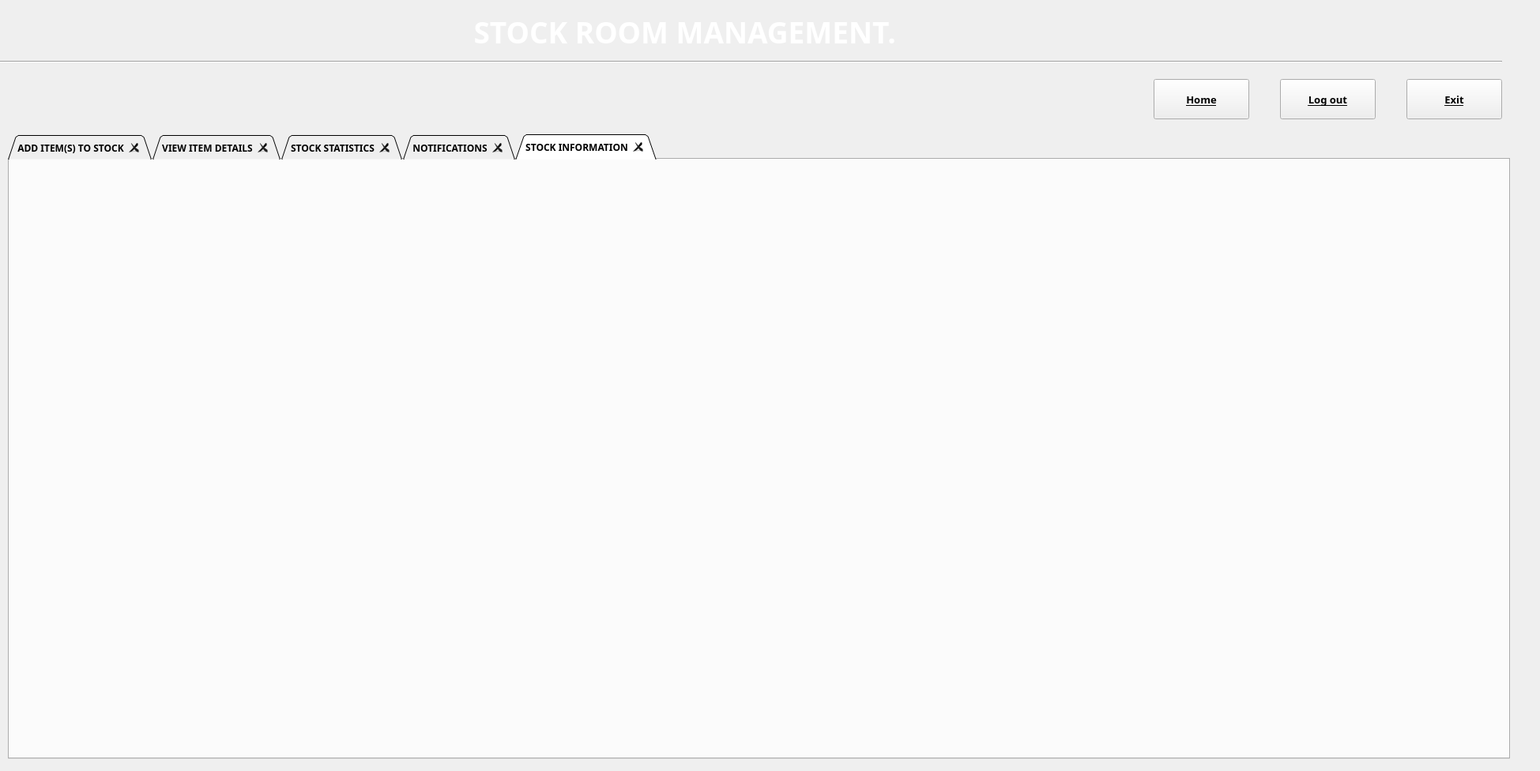
<?xml version="1.0" encoding="UTF-8"?>
<ui version="4.0">
 <class>Stock</class>
 <widget class="QWidget" name="Stock">
  <property name="geometry">
   <rect>
    <x>0</x>
    <y>0</y>
    <width>1949</width>
    <height>976</height>
   </rect>
  </property>
  <property name="font">
   <font>
    <family>Segoe UI Black</family>
    <pointsize>9</pointsize>
    <weight>75</weight>
    <bold>true</bold>
   </font>
  </property>
  <property name="windowTitle">
   <string>Form</string>
  </property>
  <widget class="QLabel" name="stock_bg_pic">
   <property name="geometry">
    <rect>
     <x>-76</x>
     <y>-85</y>
     <width>2051</width>
     <height>1171</height>
    </rect>
   </property>
   <property name="frameShape">
    <enum>QFrame::Box</enum>
   </property>
   <property name="text">
    <string>`</string>
   </property>
   <property name="scaledContents">
    <bool>true</bool>
   </property>
  </widget>
  <widget class="QTabWidget" name="stock_tabs">
   <property name="geometry">
    <rect>
     <x>10</x>
     <y>170</y>
     <width>1901</width>
     <height>791</height>
    </rect>
   </property>
   <property name="tabPosition">
    <enum>QTabWidget::North</enum>
   </property>
   <property name="tabShape">
    <enum>QTabWidget::Triangular</enum>
   </property>
   <property name="currentIndex">
    <number>4</number>
   </property>
   <property name="tabsClosable">
    <bool>true</bool>
   </property>
   <widget class="QWidget" name="add_item_to_stock_tab">
    <attribute name="title">
     <string>ADD ITEM(S) TO STOCK</string>
    </attribute>
    <widget class="QTableView" name="add_item_table">
     <property name="geometry">
      <rect>
       <x>1000</x>
       <y>60</y>
       <width>891</width>
       <height>621</height>
      </rect>
     </property>
     <property name="frameShape">
      <enum>QFrame::StyledPanel</enum>
     </property>
     <property name="frameShadow">
      <enum>QFrame::Sunken</enum>
     </property>
     <property name="lineWidth">
      <number>1</number>
     </property>
     <property name="sizeAdjustPolicy">
      <enum>QAbstractScrollArea::AdjustToContents</enum>
     </property>
     <property name="editTriggers">
      <set>QAbstractItemView::DoubleClicked</set>
     </property>
     <property name="alternatingRowColors">
      <bool>true</bool>
     </property>
     <property name="selectionBehavior">
      <enum>QAbstractItemView::SelectRows</enum>
     </property>
     <property name="textElideMode">
      <enum>Qt::ElideMiddle</enum>
     </property>
     <property name="showGrid">
      <bool>true</bool>
     </property>
     <property name="gridStyle">
      <enum>Qt::DashDotLine</enum>
     </property>
     <property name="sortingEnabled">
      <bool>true</bool>
     </property>
     <attribute name="horizontalHeaderCascadingSectionResizes">
      <bool>true</bool>
     </attribute>
     <attribute name="horizontalHeaderStretchLastSection">
      <bool>true</bool>
     </attribute>
     <attribute name="verticalHeaderCascadingSectionResizes">
      <bool>true</bool>
     </attribute>
     <attribute name="verticalHeaderShowSortIndicator" stdset="0">
      <bool>true</bool>
     </attribute>
     <attribute name="verticalHeaderStretchLastSection">
      <bool>true</bool>
     </attribute>
    </widget>
    <widget class="QGroupBox" name="add_item_groupBox">
     <property name="geometry">
      <rect>
       <x>10</x>
       <y>50</y>
       <width>971</width>
       <height>631</height>
      </rect>
     </property>
     <property name="title">
      <string>ADD NEW ITEM</string>
     </property>
     <widget class="QLabel" name="label_2">
      <property name="geometry">
       <rect>
        <x>650</x>
        <y>310</y>
        <width>101</width>
        <height>31</height>
       </rect>
      </property>
      <property name="font">
       <font>
        <family>Segoe UI</family>
        <pointsize>9</pointsize>
        <weight>75</weight>
        <bold>true</bold>
        <underline>false</underline>
       </font>
      </property>
      <property name="text">
       <string>Description:</string>
      </property>
     </widget>
     <widget class="QDateEdit" name="show_expired">
      <property name="geometry">
       <rect>
        <x>780</x>
        <y>484</y>
        <width>141</width>
        <height>51</height>
       </rect>
      </property>
      <property name="font">
       <font>
        <family>Segoe UI</family>
        <pointsize>10</pointsize>
        <weight>50</weight>
        <bold>false</bold>
        <underline>false</underline>
       </font>
      </property>
      <property name="styleSheet">
       <string notr="true">color:red</string>
      </property>
      <property name="alignment">
       <set>Qt::AlignCenter</set>
      </property>
      <property name="showGroupSeparator" stdset="0">
       <bool>true</bool>
      </property>
      <property name="calendarPopup">
       <bool>true</bool>
      </property>
     </widget>
     <widget class="QLabel" name="label_3">
      <property name="geometry">
       <rect>
        <x>40</x>
        <y>350</y>
        <width>121</width>
        <height>31</height>
       </rect>
      </property>
      <property name="font">
       <font>
        <family>Segoe UI</family>
        <pointsize>9</pointsize>
        <weight>75</weight>
        <bold>true</bold>
        <underline>false</underline>
       </font>
      </property>
      <property name="text">
       <string>Quanty Status:</string>
      </property>
     </widget>
     <widget class="QSpinBox" name="show_quantity">
      <property name="geometry">
       <rect>
        <x>40</x>
        <y>480</y>
        <width>141</width>
        <height>51</height>
       </rect>
      </property>
      <property name="alignment">
       <set>Qt::AlignCenter</set>
      </property>
      <property name="accelerated">
       <bool>true</bool>
      </property>
      <property name="showGroupSeparator" stdset="0">
       <bool>true</bool>
      </property>
     </widget>
     <widget class="QComboBox" name="show_status_comboBox">
      <property name="geometry">
       <rect>
        <x>40</x>
        <y>280</y>
        <width>291</width>
        <height>51</height>
       </rect>
      </property>
      <property name="insertPolicy">
       <enum>QComboBox::InsertAlphabetically</enum>
      </property>
     </widget>
     <widget class="QLabel" name="label_4">
      <property name="geometry">
       <rect>
        <x>40</x>
        <y>250</y>
        <width>81</width>
        <height>31</height>
       </rect>
      </property>
      <property name="font">
       <font>
        <family>Segoe UI</family>
        <pointsize>9</pointsize>
        <weight>75</weight>
        <bold>true</bold>
        <underline>false</underline>
       </font>
      </property>
      <property name="text">
       <string>Group:</string>
      </property>
     </widget>
     <widget class="QRadioButton" name="kids_radioButton">
      <property name="geometry">
       <rect>
        <x>430</x>
        <y>140</y>
        <width>71</width>
        <height>41</height>
       </rect>
      </property>
      <property name="font">
       <font>
        <family>Segoe UI</family>
        <pointsize>9</pointsize>
        <weight>75</weight>
        <bold>true</bold>
        <underline>false</underline>
       </font>
      </property>
      <property name="text">
       <string>Kids</string>
      </property>
     </widget>
     <widget class="QLineEdit" name="show_drugName">
      <property name="geometry">
       <rect>
        <x>40</x>
        <y>80</y>
        <width>291</width>
        <height>51</height>
       </rect>
      </property>
      <property name="placeholderText">
       <string>Zulu 500g</string>
      </property>
      <property name="clearButtonEnabled">
       <bool>true</bool>
      </property>
     </widget>
     <widget class="QLabel" name="label_10">
      <property name="geometry">
       <rect>
        <x>40</x>
        <y>50</y>
        <width>71</width>
        <height>31</height>
       </rect>
      </property>
      <property name="font">
       <font>
        <family>Segoe UI</family>
        <pointsize>9</pointsize>
        <weight>75</weight>
        <bold>true</bold>
        <underline>false</underline>
       </font>
      </property>
      <property name="text">
       <string>Name:</string>
      </property>
     </widget>
     <widget class="QRadioButton" name="adult_radioButton">
      <property name="geometry">
       <rect>
        <x>560</x>
        <y>140</y>
        <width>81</width>
        <height>41</height>
       </rect>
      </property>
      <property name="font">
       <font>
        <family>Segoe UI</family>
        <pointsize>9</pointsize>
        <weight>75</weight>
        <bold>true</bold>
        <underline>false</underline>
       </font>
      </property>
      <property name="text">
       <string>Adult</string>
      </property>
     </widget>
     <widget class="QLabel" name="label_11">
      <property name="geometry">
       <rect>
        <x>40</x>
        <y>450</y>
        <width>81</width>
        <height>31</height>
       </rect>
      </property>
      <property name="font">
       <font>
        <family>Segoe UI</family>
        <pointsize>9</pointsize>
        <weight>75</weight>
        <bold>true</bold>
        <underline>false</underline>
       </font>
      </property>
      <property name="text">
       <string>Quantity:</string>
      </property>
     </widget>
     <widget class="QLabel" name="label_12">
      <property name="geometry">
       <rect>
        <x>230</x>
        <y>450</y>
        <width>91</width>
        <height>31</height>
       </rect>
      </property>
      <property name="font">
       <font>
        <family>Segoe UI</family>
        <pointsize>9</pointsize>
        <weight>75</weight>
        <bold>true</bold>
        <underline>false</underline>
       </font>
      </property>
      <property name="text">
       <string>Cost Price:</string>
      </property>
     </widget>
     <widget class="QLineEdit" name="show_cost_price">
      <property name="geometry">
       <rect>
        <x>230</x>
        <y>480</y>
        <width>131</width>
        <height>51</height>
       </rect>
      </property>
      <property name="clearButtonEnabled">
       <bool>true</bool>
      </property>
     </widget>
     <widget class="QLineEdit" name="show_sale_price">
      <property name="geometry">
       <rect>
        <x>420</x>
        <y>480</y>
        <width>121</width>
        <height>51</height>
       </rect>
      </property>
      <property name="clearButtonEnabled">
       <bool>true</bool>
      </property>
     </widget>
     <widget class="QLabel" name="label_13">
      <property name="geometry">
       <rect>
        <x>420</x>
        <y>450</y>
        <width>91</width>
        <height>31</height>
       </rect>
      </property>
      <property name="font">
       <font>
        <family>Segoe UI</family>
        <pointsize>9</pointsize>
        <weight>75</weight>
        <bold>true</bold>
        <underline>false</underline>
       </font>
      </property>
      <property name="text">
       <string>Sales Price:</string>
      </property>
     </widget>
     <widget class="QLabel" name="label_14">
      <property name="geometry">
       <rect>
        <x>780</x>
        <y>450</y>
        <width>101</width>
        <height>31</height>
       </rect>
      </property>
      <property name="font">
       <font>
        <family>Segoe UI</family>
        <pointsize>9</pointsize>
        <weight>75</weight>
        <bold>true</bold>
        <underline>false</underline>
       </font>
      </property>
      <property name="text">
       <string>Expire Date:</string>
      </property>
     </widget>
     <widget class="QLabel" name="label_15">
      <property name="geometry">
       <rect>
        <x>40</x>
        <y>150</y>
        <width>91</width>
        <height>31</height>
       </rect>
      </property>
      <property name="font">
       <font>
        <family>Segoe UI</family>
        <pointsize>9</pointsize>
        <weight>75</weight>
        <bold>true</bold>
        <underline>false</underline>
       </font>
      </property>
      <property name="text">
       <string>Batch Code: </string>
      </property>
     </widget>
     <widget class="QLineEdit" name="show_batch_code">
      <property name="geometry">
       <rect>
        <x>40</x>
        <y>180</y>
        <width>291</width>
        <height>51</height>
       </rect>
      </property>
      <property name="placeholderText">
       <string>1001525.2055</string>
      </property>
      <property name="clearButtonEnabled">
       <bool>true</bool>
      </property>
     </widget>
     <widget class="QLabel" name="label_22">
      <property name="geometry">
       <rect>
        <x>380</x>
        <y>210</y>
        <width>81</width>
        <height>31</height>
       </rect>
      </property>
      <property name="font">
       <font>
        <family>Segoe UI</family>
        <pointsize>9</pointsize>
        <weight>75</weight>
        <bold>true</bold>
        <underline>false</underline>
       </font>
      </property>
      <property name="text">
       <string>Suplier: </string>
      </property>
     </widget>
     <widget class="QLineEdit" name="show_contact">
      <property name="geometry">
       <rect>
        <x>380</x>
        <y>350</y>
        <width>251</width>
        <height>71</height>
       </rect>
      </property>
     </widget>
     <widget class="QLabel" name="label_23">
      <property name="geometry">
       <rect>
        <x>380</x>
        <y>320</y>
        <width>81</width>
        <height>31</height>
       </rect>
      </property>
      <property name="font">
       <font>
        <family>Segoe UI</family>
        <pointsize>9</pointsize>
        <weight>75</weight>
        <bold>true</bold>
        <underline>false</underline>
       </font>
      </property>
      <property name="text">
       <string>Contact:</string>
      </property>
     </widget>
     <widget class="QLabel" name="label_6">
      <property name="geometry">
       <rect>
        <x>430</x>
        <y>60</y>
        <width>61</width>
        <height>31</height>
       </rect>
      </property>
      <property name="font">
       <font>
        <family>Segoe UI</family>
        <pointsize>9</pointsize>
        <weight>75</weight>
        <bold>true</bold>
        <underline>false</underline>
       </font>
      </property>
      <property name="text">
       <string>User:</string>
      </property>
     </widget>
     <widget class="QRadioButton" name="female_radioButton">
      <property name="geometry">
       <rect>
        <x>560</x>
        <y>80</y>
        <width>81</width>
        <height>41</height>
       </rect>
      </property>
      <property name="font">
       <font>
        <family>Segoe UI</family>
        <pointsize>9</pointsize>
        <weight>75</weight>
        <bold>true</bold>
        <underline>false</underline>
       </font>
      </property>
      <property name="text">
       <string>Female</string>
      </property>
     </widget>
     <widget class="QRadioButton" name="male_radioButton">
      <property name="geometry">
       <rect>
        <x>430</x>
        <y>80</y>
        <width>71</width>
        <height>41</height>
       </rect>
      </property>
      <property name="font">
       <font>
        <family>Segoe UI</family>
        <pointsize>9</pointsize>
        <weight>75</weight>
        <bold>true</bold>
        <underline>false</underline>
       </font>
      </property>
      <property name="text">
       <string>Male</string>
      </property>
     </widget>
     <widget class="QPlainTextEdit" name="description_edit">
      <property name="geometry">
       <rect>
        <x>650</x>
        <y>340</y>
        <width>291</width>
        <height>111</height>
       </rect>
      </property>
      <property name="sizeAdjustPolicy">
       <enum>QAbstractScrollArea::AdjustToContents</enum>
      </property>
      <property name="backgroundVisible">
       <bool>true</bool>
      </property>
      <property name="placeholderText">
       <string>best for cattar, cold and cough</string>
      </property>
     </widget>
     <widget class="QPushButton" name="btn_stock_delete">
      <property name="geometry">
       <rect>
        <x>520</x>
        <y>560</y>
        <width>121</width>
        <height>61</height>
       </rect>
      </property>
      <property name="font">
       <font>
        <family>Segoe UI</family>
        <pointsize>10</pointsize>
        <weight>75</weight>
        <bold>true</bold>
        <underline>false</underline>
       </font>
      </property>
      <property name="text">
       <string>Delete</string>
      </property>
     </widget>
     <widget class="QPushButton" name="btn_stock_edit">
      <property name="geometry">
       <rect>
        <x>310</x>
        <y>560</y>
        <width>121</width>
        <height>61</height>
       </rect>
      </property>
      <property name="font">
       <font>
        <family>Segoe UI</family>
        <pointsize>10</pointsize>
        <weight>75</weight>
        <bold>true</bold>
        <underline>false</underline>
       </font>
      </property>
      <property name="text">
       <string>Edit</string>
      </property>
     </widget>
     <widget class="QPushButton" name="btn_stock_view">
      <property name="geometry">
       <rect>
        <x>720</x>
        <y>560</y>
        <width>121</width>
        <height>61</height>
       </rect>
      </property>
      <property name="font">
       <font>
        <family>Segoe UI</family>
        <pointsize>10</pointsize>
        <weight>75</weight>
        <bold>true</bold>
        <underline>false</underline>
       </font>
      </property>
      <property name="text">
       <string>View</string>
      </property>
     </widget>
     <widget class="QPushButton" name="btn_stock_save">
      <property name="geometry">
       <rect>
        <x>120</x>
        <y>560</y>
        <width>121</width>
        <height>61</height>
       </rect>
      </property>
      <property name="font">
       <font>
        <family>Segoe UI</family>
        <pointsize>10</pointsize>
        <weight>75</weight>
        <bold>true</bold>
        <underline>false</underline>
       </font>
      </property>
      <property name="text">
       <string>Save</string>
      </property>
     </widget>
     <widget class="QLabel" name="item_pic">
      <property name="geometry">
       <rect>
        <x>740</x>
        <y>30</y>
        <width>201</width>
        <height>221</height>
       </rect>
      </property>
      <property name="frameShape">
       <enum>QFrame::Panel</enum>
      </property>
      <property name="text">
       <string/>
      </property>
     </widget>
     <widget class="QPushButton" name="btn_browse_image_file">
      <property name="geometry">
       <rect>
        <x>840</x>
        <y>260</y>
        <width>101</width>
        <height>41</height>
       </rect>
      </property>
      <property name="font">
       <font>
        <family>Segoe UI</family>
        <pointsize>10</pointsize>
        <weight>75</weight>
        <bold>true</bold>
        <underline>false</underline>
       </font>
      </property>
      <property name="text">
       <string>Upload</string>
      </property>
     </widget>
     <widget class="QPushButton" name="btn_capture">
      <property name="geometry">
       <rect>
        <x>730</x>
        <y>260</y>
        <width>101</width>
        <height>41</height>
       </rect>
      </property>
      <property name="font">
       <font>
        <family>Segoe UI</family>
        <pointsize>10</pointsize>
        <weight>75</weight>
        <bold>true</bold>
        <underline>false</underline>
       </font>
      </property>
      <property name="text">
       <string>Capture</string>
      </property>
     </widget>
     <widget class="Line" name="line_2">
      <property name="geometry">
       <rect>
        <x>0</x>
        <y>540</y>
        <width>971</width>
        <height>16</height>
       </rect>
      </property>
      <property name="frameShadow">
       <enum>QFrame::Plain</enum>
      </property>
      <property name="orientation">
       <enum>Qt::Horizontal</enum>
      </property>
     </widget>
     <widget class="QLineEdit" name="show_supplier">
      <property name="geometry">
       <rect>
        <x>380</x>
        <y>240</y>
        <width>271</width>
        <height>51</height>
       </rect>
      </property>
     </widget>
     <widget class="QLabel" name="label_16">
      <property name="geometry">
       <rect>
        <x>600</x>
        <y>450</y>
        <width>91</width>
        <height>31</height>
       </rect>
      </property>
      <property name="font">
       <font>
        <family>Segoe UI</family>
        <pointsize>9</pointsize>
        <weight>75</weight>
        <bold>true</bold>
        <underline>false</underline>
       </font>
      </property>
      <property name="text">
       <string>MFG Date:</string>
      </property>
     </widget>
     <widget class="QLineEdit" name="show_mfg_date">
      <property name="geometry">
       <rect>
        <x>600</x>
        <y>480</y>
        <width>121</width>
        <height>51</height>
       </rect>
      </property>
      <property name="alignment">
       <set>Qt::AlignCenter</set>
      </property>
      <property name="clearButtonEnabled">
       <bool>true</bool>
      </property>
     </widget>
     <widget class="QComboBox" name="quantityStatus_Box">
      <property name="geometry">
       <rect>
        <x>40</x>
        <y>380</y>
        <width>281</width>
        <height>51</height>
       </rect>
      </property>
      <property name="insertPolicy">
       <enum>QComboBox::InsertAlphabetically</enum>
      </property>
     </widget>
    </widget>
   </widget>
   <widget class="QWidget" name="view_item_in_stock_tab">
    <attribute name="title">
     <string>VIEW ITEM DETAILS</string>
    </attribute>
    <widget class="QLabel" name="lbl_000000000">
     <property name="geometry">
      <rect>
       <x>20</x>
       <y>90</y>
       <width>151</width>
       <height>21</height>
      </rect>
     </property>
     <property name="font">
      <font>
       <family>Segoe UI</family>
       <pointsize>10</pointsize>
       <weight>75</weight>
       <bold>true</bold>
       <underline>false</underline>
      </font>
     </property>
     <property name="text">
      <string>Available Drugs:</string>
     </property>
    </widget>
    <widget class="QTableView" name="view_item_table">
     <property name="geometry">
      <rect>
       <x>500</x>
       <y>110</y>
       <width>1351</width>
       <height>561</height>
      </rect>
     </property>
    </widget>
    <widget class="QPlainTextEdit" name="all_items_in_database">
     <property name="geometry">
      <rect>
       <x>10</x>
       <y>110</y>
       <width>471</width>
       <height>561</height>
      </rect>
     </property>
     <property name="frameShape">
      <enum>QFrame::Panel</enum>
     </property>
     <property name="frameShadow">
      <enum>QFrame::Sunken</enum>
     </property>
     <property name="sizeAdjustPolicy">
      <enum>QAbstractScrollArea::AdjustToContents</enum>
     </property>
     <property name="backgroundVisible">
      <bool>false</bool>
     </property>
     <property name="centerOnScroll">
      <bool>false</bool>
     </property>
    </widget>
    <widget class="QLabel" name="lbl_search">
     <property name="geometry">
      <rect>
       <x>810</x>
       <y>10</y>
       <width>161</width>
       <height>31</height>
      </rect>
     </property>
     <property name="font">
      <font>
       <family>Segoe UI</family>
       <pointsize>10</pointsize>
       <weight>75</weight>
       <bold>true</bold>
       <underline>false</underline>
      </font>
     </property>
     <property name="text">
      <string>Search for a drug: </string>
     </property>
    </widget>
    <widget class="QPushButton" name="btn_search_available_items">
     <property name="geometry">
      <rect>
       <x>1270</x>
       <y>40</y>
       <width>121</width>
       <height>51</height>
      </rect>
     </property>
     <property name="text">
      <string>Search</string>
     </property>
    </widget>
    <widget class="QPlainTextEdit" name="seach_box">
     <property name="geometry">
      <rect>
       <x>810</x>
       <y>40</y>
       <width>451</width>
       <height>51</height>
      </rect>
     </property>
     <property name="font">
      <font>
       <family>Segoe UI</family>
       <pointsize>10</pointsize>
       <weight>75</weight>
       <bold>true</bold>
       <underline>false</underline>
      </font>
     </property>
     <property name="frameShape">
      <enum>QFrame::WinPanel</enum>
     </property>
     <property name="frameShadow">
      <enum>QFrame::Sunken</enum>
     </property>
     <property name="verticalScrollBarPolicy">
      <enum>Qt::ScrollBarAlwaysOff</enum>
     </property>
     <property name="horizontalScrollBarPolicy">
      <enum>Qt::ScrollBarAsNeeded</enum>
     </property>
     <property name="sizeAdjustPolicy">
      <enum>QAbstractScrollArea::AdjustIgnored</enum>
     </property>
     <property name="backgroundVisible">
      <bool>false</bool>
     </property>
     <property name="centerOnScroll">
      <bool>false</bool>
     </property>
     <property name="placeholderText">
      <string>type the drug name here....</string>
     </property>
    </widget>
    <widget class="QLabel" name="lbl_search_2">
     <property name="geometry">
      <rect>
       <x>510</x>
       <y>80</y>
       <width>81</width>
       <height>31</height>
      </rect>
     </property>
     <property name="font">
      <font>
       <family>Segoe UI Black</family>
       <pointsize>10</pointsize>
       <weight>75</weight>
       <bold>true</bold>
       <underline>false</underline>
      </font>
     </property>
     <property name="text">
      <string>Records:</string>
     </property>
    </widget>
   </widget>
   <widget class="QWidget" name="statistics_tab">
    <attribute name="title">
     <string>STOCK STATISTICS</string>
    </attribute>
   </widget>
   <widget class="QWidget" name="logged_tab">
    <attribute name="title">
     <string>NOTIFICATIONS</string>
    </attribute>
   </widget>
   <widget class="QWidget" name="info_tab">
    <attribute name="title">
     <string>STOCK INFORMATION</string>
    </attribute>
   </widget>
  </widget>
  <widget class="QPushButton" name="btn_exit">
   <property name="geometry">
    <rect>
     <x>1780</x>
     <y>100</y>
     <width>121</width>
     <height>51</height>
    </rect>
   </property>
   <property name="font">
    <font>
     <family>Segoe UI Black</family>
     <pointsize>10</pointsize>
     <weight>75</weight>
     <bold>true</bold>
     <underline>true</underline>
    </font>
   </property>
   <property name="text">
    <string>Exit</string>
   </property>
  </widget>
  <widget class="QPushButton" name="part_1">
   <property name="geometry">
    <rect>
     <x>1460</x>
     <y>100</y>
     <width>121</width>
     <height>51</height>
    </rect>
   </property>
   <property name="font">
    <font>
     <family>Segoe UI Black</family>
     <pointsize>10</pointsize>
     <weight>75</weight>
     <bold>true</bold>
     <underline>true</underline>
    </font>
   </property>
   <property name="text">
    <string>Home</string>
   </property>
  </widget>
  <widget class="QPushButton" name="btn_logout">
   <property name="geometry">
    <rect>
     <x>1620</x>
     <y>100</y>
     <width>121</width>
     <height>51</height>
    </rect>
   </property>
   <property name="font">
    <font>
     <family>Segoe UI Black</family>
     <pointsize>10</pointsize>
     <weight>75</weight>
     <bold>true</bold>
     <underline>true</underline>
    </font>
   </property>
   <property name="text">
    <string>Log out</string>
   </property>
  </widget>
  <widget class="QLabel" name="label_5">
   <property name="geometry">
    <rect>
     <x>590</x>
     <y>20</y>
     <width>741</width>
     <height>41</height>
    </rect>
   </property>
   <property name="font">
    <font>
     <family>Segoe UI Black</family>
     <pointsize>28</pointsize>
     <weight>75</weight>
     <italic>false</italic>
     <bold>true</bold>
    </font>
   </property>
   <property name="styleSheet">
    <string notr="true">color: white;</string>
   </property>
   <property name="text">
    <string> STOCK ROOM MANAGEMENT.</string>
   </property>
   <property name="scaledContents">
    <bool>true</bool>
   </property>
  </widget>
  <widget class="Line" name="line">
   <property name="geometry">
    <rect>
     <x>0</x>
     <y>70</y>
     <width>1901</width>
     <height>16</height>
    </rect>
   </property>
   <property name="orientation">
    <enum>Qt::Horizontal</enum>
   </property>
  </widget>
 </widget>
 <resources/>
 <connections/>
</ui>
